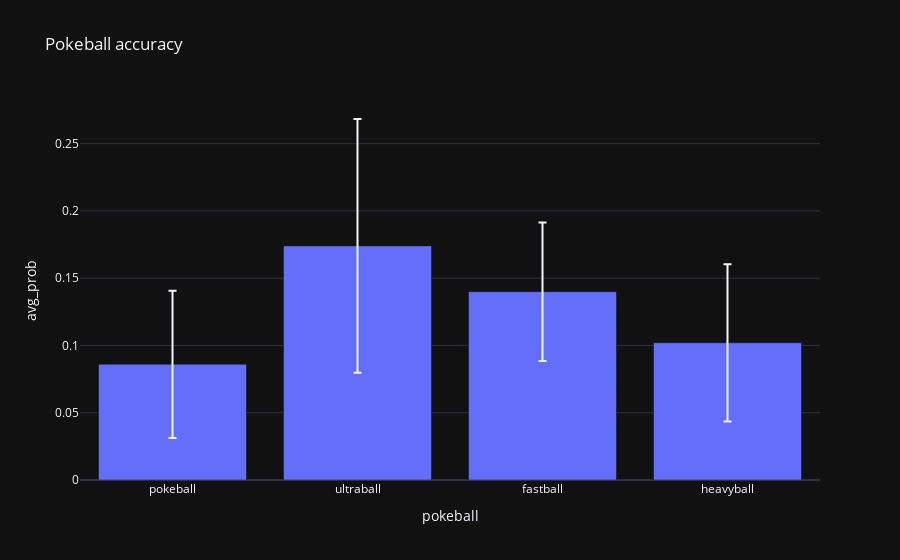

The code cell stored with this chart in its notebook:
### Markdown cell above
### Gráficos

### Code cell
import plotly.express as px
import pandas as pd

data_frame = pd.read_csv(output_path.joinpath(OutputFilenames.EJ1A.value))

print(data_frame)

px.bar(data_frame, x='pokeball', y='avg_prob', error_y='error', title="Pokeball accuracy")

### Figure 1 — Plotly figure (JSON) as saved in the notebook; plotly's stock layout.template omitted (floating-point values rounded to 4 significant figures)
{"data": [{"alignmentgroup": "True", "error_y": {"array": [0.05474, 0.09432, 0.05148, 0.05843]}, "hovertemplate": "pokeball=%{x}<br>avg_prob=%{y}<extra></extra>", "legendgroup": "", "marker": {"color": "#636efa", "pattern": {"shape": ""}}, "name": "", "offsetgroup": "", "orientation": "v", "showlegend": false, "textposition": "auto", "type": "bar", "x": ["pokeball", "ultraball", "fastball", "heavyball"], "xaxis": "x", "y": [0.086, 0.174, 0.14, 0.102], "yaxis": "y"}], "layout": {"barmode": "relative", "legend": {"tracegroupgap": 0}, "title": {"text": "Pokeball accuracy"}, "xaxis": {"anchor": "y", "domain": [0, 1], "title": {"text": "pokeball"}}, "yaxis": {"anchor": "x", "domain": [0, 1], "title": {"text": "avg_prob"}}}}
